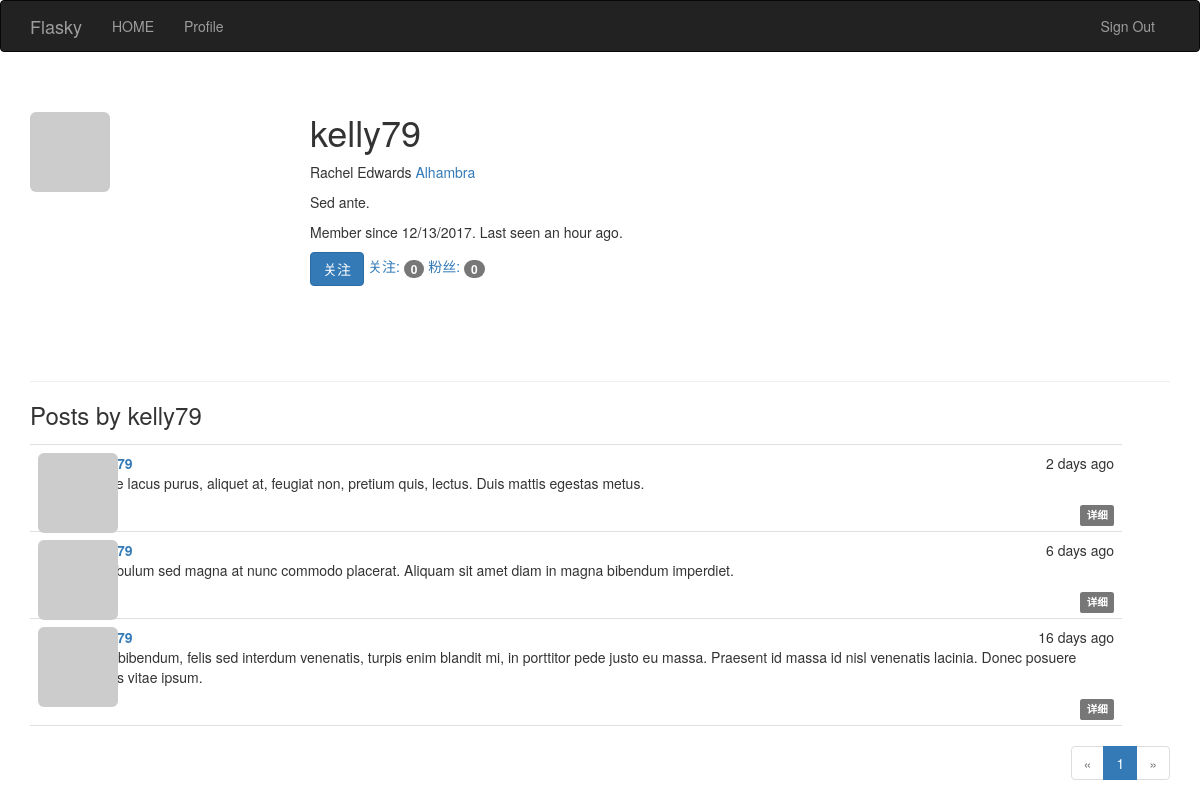
Screenshot of /user/kelly79 (signed in) with the database file from the repository.
### app/models.py (models this page shows, shortened)
class User(UserMixin, db.Model):
    __tablename__ = 'users'
    id = db.Column(db.Integer, primary_key=True)
    email = db.Column(db.String(64), unique=True, index=True)
    username = db.Column(db.String(64), unique=True, index=True)
    password_hash = db.Column(db.String(128))
    role_id = db.Column(db.Integer, db.ForeignKey('roles.id'))
    confirmed = db.Column(db.Boolean, default=False)
    name = db.Column(db.String(64))
    location = db.Column(db.String(64))
    about_me = db.Column(db.Text())
    member_since = db.Column(db.DateTime(), default=datetime.utcnow)
    last_seen = db.Column(db.DateTime(), default=datetime.utcnow)
    posts = db.relationship('Post', backref='author', lazy='dynamic')
    followed = db.relationship('Follow', foreign_keys=[Follow.follower_id],
                               backref=db.backref('follower', lazy='joined'),
                               lazy='dynamic', cascade='all,delete-orphan')
    followers = db.relationship('Follow', foreign_keys=[Follow.followed_id],
                                backref=db.backref('followed', lazy='joined'),
                                lazy='dynamic', cascade='all,delete-orphan')
    def is_following(self,user):
        return self.followed.filter_by(followed_id=user.id).first() is not None
    @property
    def password(self):
        raise AttributeError('password is not a readable attribute')
    def can(self, permissions):
        return self.role is not None and (self.role.permissions & permissions) == permissions
    def is_administrator(self):
        return self.can(Permission.ADMINISTER)
    def ping(self):
        self.last_seen = datetime.utcnow()
        db.session.add(self)
    def gravatar(self, size=100, default='identicon', rating='g'):
        if request.is_secure:
            url = 'https://secure.gravatar.com/avatar'
        else:
            url = 'http://www.gravatar.com/avatar'
        hash = hashlib.md5(self.email.encode('utf-8')).hexdigest()
        return '{}/{}?s={}&d={}&r={}'.format(url, hash, size, default, rating)

class Post(db.Model):
    __tablename__ = 'posts'
    id = db.Column(db.Integer, primary_key=True)
    body = db.Column(db.Text)
    timestamp = db.Column(db.DateTime, index=True, default=datetime.utcnow)
    author_id = db.Column(db.Integer, db.ForeignKey('users.id'))
    body_html = db.Column(db.Text)

### app/main/views.py (the view)
@main.route('/user/<username>')
def user(username):
    user = User.query.filter_by(username=username).first()
    if user is None:
        abort(404)
    page = request.args.get('page', 1, type=int)
    pagination = user.posts.order_by(Post.timestamp.desc()).paginate(
        page, per_page=current_app.config['POSTS_PER_PAGE'],
        error_out=False)
    posts = pagination.items
    return render_template('user.html', user=user, posts=posts, pagination=pagination)

### app/auth/views.py (called while the page is built)
@auth.before_app_request
def before_request():
    if current_user.is_authenticated:
        current_user.ping()
        if not current_user.confirmed and request.endpoint[:5]!='auth.':
            flash("尽快认证账号")

### app/main/__init__.py (called while the page is built)
@main.app_context_processor
def inject_permissions():
    return dict(Permission=Permission)

### app/models.py (called while the page is built)
@login_manager.user_loader
def load_user(user_id):
    return User.query.get(int(user_id))

### app/templates/user.html (shortened to what this page needs)
{% extends "base.html"%}
{% import "_macros.html" as macros%}
{% block page_content %}
<div class="page-header">
    <img class="img-rounded profile-thumbnail" src="{{ user.gravatar(size=256)}} " >
    <div class="profile-header" >
        <h1>{{user.username}}</h1>
        {% if user.name or user.location%}
        <p>{% if user.name%}{{user.name}}{% endif%}
        {% if user.location%}<a href="http://maps.baidu.com/?q={{user.location}}">{{ user.location}}</a>{%endif%}
        </p>
        {% endif%}
        {% if user.about_me %}<p>{{ user.about_me }}</p>{% endif %}
        <p>
            Member since {{ moment(user.member_since).format('L') }}.
            Last seen {{ moment(user.last_seen).fromNow() }}.
        </p>
        {% if current_user.can(Permission.FOLLOW) and user != current_user %}
            {% if not current_user.is_following(user) %}<a href="{{ url_for('.follow', username=user.username) }}" class="btn btn-primary">关注</a>
            {% else %}<a href="{{ url_for('.unfollow', username=user.username) }}" class="btn btn-default">取消关注</a>
            {% endif %}
        {% endif %}
        <a href="{{ url_for('.followers', username=user.username) }}">关注: <span class="badge">{{ user.followers.count() }}</span></a>
        <a href="{{ url_for('.followed_by', username=user.username) }}">粉丝: <span class="badge">{{ user.followed.count() }}</span></a>
    </div>
</div>
<div class="posts">
    <h3>Posts by {{ user.username }}</h3>
    {% include '_posts.html'%}
{% if pagination %}
<div class="pagination">
    {{ macros.pagination_widget(pagination, '.user', username=user.username) }}
</div>
{% endif %}
</div>
{% endblock %}

### app/templates/base.html (shortened to what this page needs)
{% extends "bootstrap/base.html" %}
{% block head %}
{{ super() }}
<link rel="stylesheet" type="text/css" href="{{ url_for('static', filename='styles.css') }}">
{% endblock %}
{% block navbar %}
<div class="navbar navbar-inverse" role="navigation">
    <div class="container">
        <div class="'navbar-header">
            <a class="navbar-brand" href="/">Flasky</a>
        </div>
        <div class="navbar-collapse collapse">
            <ul class="nav navbar-nav">
                <li><a href="/">HOME</a> </li>
                {% if current_user.is_authenticated %}
                <li>
                    <a href="{{ url_for('main.user', username=current_user.username) }}">
                    Profile
                    </a>
                </li>
                {% endif %}
            </ul>
            <ul class="nav navbar-nav navbar-right">
                {% if current_user.is_authenticated %}
                <li><a href="{{ url_for('auth.logout') }}">Sign Out</a></li>
                {% else %}
                <li><a href="{{ url_for('auth.login') }}">Sign In</a></li>
                {% endif %}
            </ul>
        </div>
    </div>
</div>
{% endblock %}
{% block content%}
<div class="container">
    {% block page_content %}{% endblock %}
</div>
{% endblock %}

### app/templates/_macros.html
{% macro pagination_widget(pagination,endpoint) %}
<ul class="pagination">
    <li {%if not pagination.has_prev%} class="disabled" {%endif%}>
        <a href="{%if pagination.has_prev%}{{url_for(endpoint,page=pagination.page-1,**kwargs)}}
                {%else%}#{% endif %}">&laquo;</a>
    </li>
    {% for p in pagination.iter_pages() %}
        {% if p %}
            {% if p == pagination.page %}
            <li class="active">
                <a href="{{url_for(endpoint,page=p,**kwargs)}}">{{p}}</a>
            </li>
            {% else %}
                <li><a href="{{url_for(endpoint,page=p,**kwargs)}}">{{p}}</a></li>
            {% endif %}
        {% else %}
        <li class="disabled"><a href="#">&hellip;</a> </li>
        {% endif %}
    {% endfor %}
    <li {% if not pagination.has_next %} class="disabled"{% endif %}>
        <a href="{% if pagination.has_next %}{{ url_for(endpoint,page = pagination.page + 1, **kwargs) }}{% else %}#{% endif %}">&raquo;
        </a>
    </li>
</ul>
{% endmacro %}

### app/templates/_posts.html (shortened to what this page needs)
<ul class="posts">
    {% for post in posts %}
    <li class="post">
        <div class="post-thumbnail">
            <a href="{{ url_for('.user', username=post.author.username) }}">
                <img class="img-rounded profile-thumbnail" src="{{ post.author.gravatar(size=40) }}">
            </a>
        </div>
        <div class="post-content">
            <div class="post-date">{{ moment(post.timestamp).fromNow() }}</div>
            <div class="post-author"><a href="{{ url_for('.user', username=post.author.username) }}">{{ post.author.username }}</a></div>
            <div class="post-body">
                {% if post.body_html %}
                    {{ post.body_html |safe}}
                {% else %}
                    {{ post.body}}
                {% endif %}
            </div>
            <div class="post-footer">
                <a href="{{url_for('.post',id=post.id)}}">
                    <span class="label label-default">详细</span>
                </a>
            </div>
        </div>
    </li>
    {% endfor %}
</ul>

### app/static/styles.css (style rules this page uses)
.profile-thumbnail { position: absolute; }
.profile-header { min-height: 260px; margin-left: 280px; }
ul.posts { list-style-type: none; padding: 0px; margin: 16px 48px 0px 0px; border-top: 1px solid #e0e0e0; }
ul.posts li.post { padding: 8px; border-bottom: 1px solid #e0e0e0; }
div.post-date { float: right; }
div.post-author { font-weight: bold; }
div.post-thumbnail { position: absolute; }
div.post-content { margin-left: 48px; min-height: 48px; }
div.post-footer { text-align: right; }
div.pagination { width: 100%; text-align: right; padding: 0px; margin: 0px; }

### rows the page displays
User: username "kelly79", name "Rachel Edwards", location "Alhambra", about_me "Sed ante.", member_since "12/13/2017", last_seen "an hour ago"
Post: timestamp "2 days ago", body_html "Fusce lacus purus, aliquet at, feugiat non, pretium quis, lectus. Duis mattis egestas metus."
Post: timestamp "6 days ago", body_html "Vestibulum sed magna at nunc commodo placerat. Aliquam sit amet diam in magna bibendum imperdiet."
Post: timestamp "16 days ago", body_html "Duis bibendum, felis sed interdum venenatis, turpis enim blandit mi, in porttitor pede justo eu massa. Praesent id massa id nisl venenatis lacinia. Donec posuere metus vitae ipsum."

### other values shown
{{ user.followers.count() }} "0"
{{ user.followed.count() }} "0"
{{ p }} "1"
